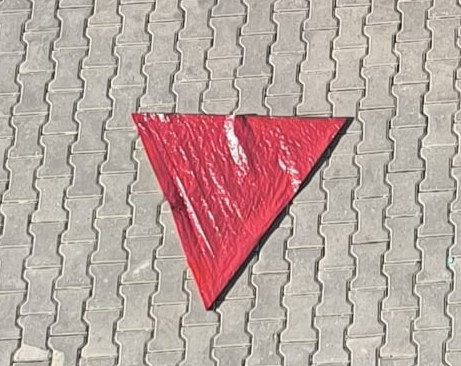
#> input picture Test/test_images/kirmiziucgen.jpg, 461 x 366 px
$ python -i vision_engine.py   (imports and definitions only)
#> lines starting #> are read from the running program, lines starting #| are printed output that depends on the picture; after the words box and inside, x2 and y2 are one past the last pixel; in counts of white or black regions, pixels touching at a corner belong together
#> further down, picture is the input picture: shape (366, 461, 3); mean B, G, R 160.3, 165.9, 186.2
### modules/filtering.py
import cv2
import numpy as np
import math


def preprocess_frame(frame, blur_kernel_size=3):
    """
    HSV uzayına çevirmeden önce gürltüyü azaltmak için bulanıklaştırma uyguluyoruz.
    Args:
        frame (np.ndarray): BGR görüntü.
        blur_kernel_size (int): Bulanıklaştırma katsayısı (tek sayı olmalı).

    Returns:
        np.ndarray: bulanıklaştırılmış görüntü.
    """
#> called with blur_kernel_size = 5
    return cv2.GaussianBlur(frame, (blur_kernel_size, blur_kernel_size), 0)
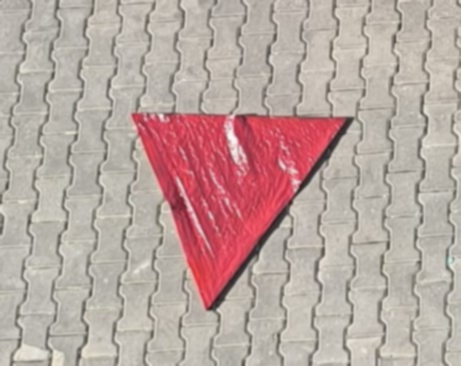
#> returned value: shape (366, 461, 3); mean of channels 0, 1, 2 160.3, 165.9, 186.2; drawn as B, G, R


def get_dynamic_kernel(img_area):
    """
    Görüntünün boyutuna göre kernel belirleme.

    Args:
        img_area (int): Görüntünün piksel alanı (Yükseklik * Genişlik).

    Returns:
        np.ndarray:  morphological işlemler için kernel arrayi.
    """
    kernel_size = max(3, int(math.sqrt(img_area) // 100))
    if kernel_size % 2 == 0:  # kerneli tek sayı yapma
        kernel_size += 1
    return np.ones((kernel_size, kernel_size), np.uint8)


def apply_morphological_filters(mask, kernel, open_iterations=1, erode_iterations=1, dilate_iterations=1, apply_open=True):
    """
    morphologic işlemleri yapar ve mask ı temizler.

    Args:
        mask (np.ndarray): Binary mask .
        kernel (np.ndarray):  morphological işlemler için kernel katsayısı.
        open_iterations (int): morphological açılış için iterasyon sayısı.
        erode_iterations (int): erosion için iterasyon katsayısı.
        dilate_iterations (int):  dilation için iterasyon katsayısı.

    Returns:
        np.ndarray: filtrelenmiş maske.
    """
    if apply_open:
        mask = cv2.morphologyEx(mask, cv2.MORPH_OPEN, kernel, iterations=open_iterations)
    mask = cv2.erode(mask, kernel, iterations=erode_iterations)
    mask = cv2.dilate(mask, kernel, iterations=dilate_iterations)
    return mask


def filter_contour(cnt, area_threshold, min_circularity=0.4):
    """
    Alan ve daireselliğe göre kontur filtreleme.

    Args:
        cnt (np.ndarray): filtrelencek kontur.
        area_threshold (float): Minimum kontur alanı.
        min_circularity (float): Minimum dairesellik eşik alanı.

    Returns:
        bool:  kontur filtreyi geçerse True, Aksi takdirde False.
    """
    area = cv2.contourArea(cnt)
    if area < area_threshold:
        return False

    perimeter = cv2.arcLength(cnt, True)
    if perimeter == 0:
        return False

    circularity = 4 * math.pi * area / (perimeter * perimeter)
    return circularity >= min_circularity

### modules/vision_engine.py
import cv2
import numpy as np
from modules.filtering import preprocess_frame, get_dynamic_kernel, apply_morphological_filters, filter_contour

COLOR_RANGES = {
    "blue": {
        "lower": np.array([90, 50, 50]),
        "upper": np.array([130, 255, 255])
    },
    "red": [
        {"lower": np.array([0, 30, 30]), "upper": np.array([12, 255, 255])},
        {"lower": np.array([170, 30, 30]), "upper": np.array([180, 255, 255])}
    ]
}


# [17 lines left out: function detect_shape, not called in this run]


def process_frame(frame, area_threshold=500, debug=True):
    """
    filtrelemeyle mavi altıgenleri ve kırmızı üçgenleri algılamak için bir çerçeveyi işler.

    Args:
        frame (np.ndarray): BGR resim.
        area_threshold (float): Algılama için minimum kontur alanı.
        debug (bool): True ise görselleştirmelerle açıklamalı çerçeveyi döndürür.


    Returns:
        List: tespit edilenlerin listesi, hepsi  anahatarlı bir szölük yapısında saklanır:
            - center (tuple): (cx, cy) Ağırlık noktasının kordinatı.
            - area (float): Kontur alanı.
            - shape (str): Algılanan şekil ('triangle' or 'hexagon') değilse None.
            - color (str): Algılanan Renk ('blue' or 'red') or None.
            - annotated_frame (np.ndarray): Çizilmiş konturlar, ağırlık merkezi ve etiket içeren çerçeve eğer debug='True' ise
    """
    detections = []
    annotated_frame = frame.copy() if debug else None

    # Preprocess frame
    frame = preprocess_frame(frame, blur_kernel_size=5)


    # HSV dünüşümü
    hsv = cv2.cvtColor(frame, cv2.COLOR_BGR2HSV)
#> hsv: shape (366, 461, 3); mean H, S, V 39.9, 37.4, 186.2

    # Histogram eşitleme (sadece V kanalına)
    h, s, v = cv2.split(hsv)
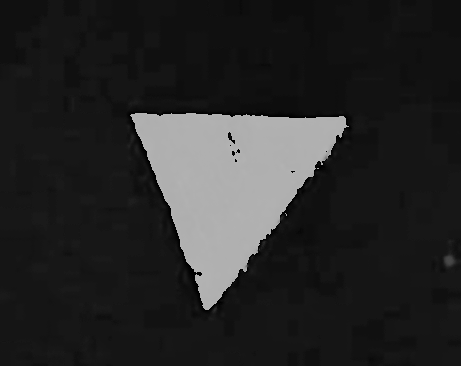
#> h: shape (366, 461); min 0, max 179, mean 39.9
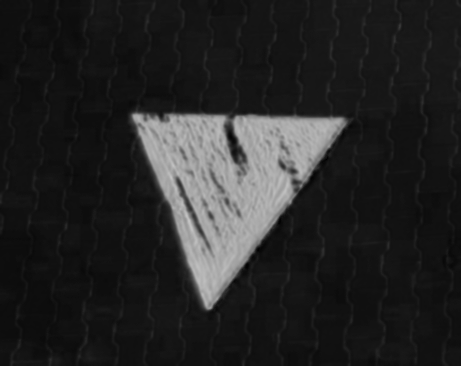
#> s: shape (366, 461); min 0, max 197, mean 37.4
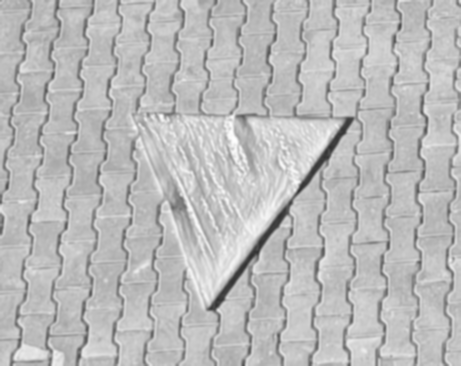
#> v: shape (366, 461); min 49, max 255, mean 186.2
    v_eq = cv2.equalizeHist(v)
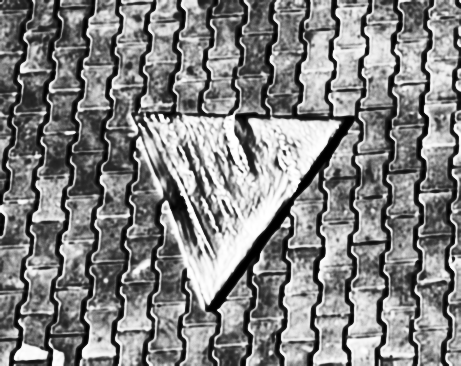
#> v_eq: shape (366, 461); min 0, max 255, mean 130
    hsv = cv2.merge([h, s, v_eq])
#> hsv: shape (366, 461, 3); mean H, S, V 39.9, 37.4, 130


    # Dinamik kernel alma
    img_area = frame.shape[0] * frame.shape[1]
    kernel = get_dynamic_kernel(img_area,)

    # Mavi ve kırmızı rengi işleme
    for color_name in COLOR_RANGES:
        # Kırmızı için geniş tanımlama
        ranges = COLOR_RANGES[color_name] if isinstance(COLOR_RANGES[color_name], list) else [COLOR_RANGES[color_name]]
        for color_range in ranges:
            mask = cv2.inRange(hsv, color_range["lower"], color_range["upper"])

            # morphological filtresi uygula
            mask = apply_morphological_filters(mask, kernel, open_iterations=1, erode_iterations=1, dilate_iterations=1)

            # konturları bul
            contours, _ = cv2.findContours(mask, cv2.RETR_EXTERNAL, cv2.CHAIN_APPROX_SIMPLE)

            if not contours:
                continue

            for cnt in contours:
                # alana ve daireselliğe göre Konturları filtrele
                if not filter_contour(cnt, area_threshold, min_circularity=0.5):
                    continue

                # Yaklaşık konturlar
                epsilon = 0.02 * cv2.arcLength(cnt, True)
                approx = cv2.approxPolyDP(cnt, epsilon, True)

                # Şekil doğrulaması
                shape = detect_shape(approx)
                if shape and ((color_name == "blue" and shape == "hexagon") or
                              (color_name == "red" and shape == "triangle")):
                    # Ağırlık merkezi hesaplama
                    M = cv2.moments(cnt)
                    if M["m00"] == 0:
                        continue

                    cx = int(M["m10"] / M["m00"])
                    cy = int(M["m01"] / M["m00"])

                    # resultu güncelleme
                    detection = {
                        "center": (cx, cy),
                        "area": cv2.contourArea(cnt),
                        "shape": shape,
                        "color": color_name
                    }
                    detections.append(detection)

                    # çerçeveyi oluşturma
                    if debug:
                        cv2.drawContours(annotated_frame, [cnt], -1, (0, 255, 0), 2)
                        cv2.circle(annotated_frame, (cx, cy), 5, (0, 0, 255), -1)
                        label = f"{color_name} {shape}"
                        cv2.putText(annotated_frame, label, (cx - 50, cy - 10),
                                    cv2.FONT_HERSHEY_SIMPLEX, 0.6, (255, 0, 0), 2)
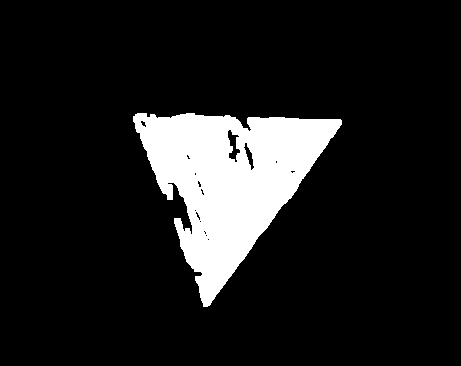
#> mask: shape (366, 461); 11.7% white; 1 white region, box (x1, y1, x2, y2) and area: (133, 113, 342, 307) 19825
#> after the loop, detections = []

    return {"detections": detections, "annotated_frame": annotated_frame}

>>> import cv2
>>> picture = cv2.imread('../Test/test_images/kirmiziucgen.jpg')
>>> result = process_frame(picture)
#> result = 2 items

$ run again, on Test/test_images/test_image_1.jpg
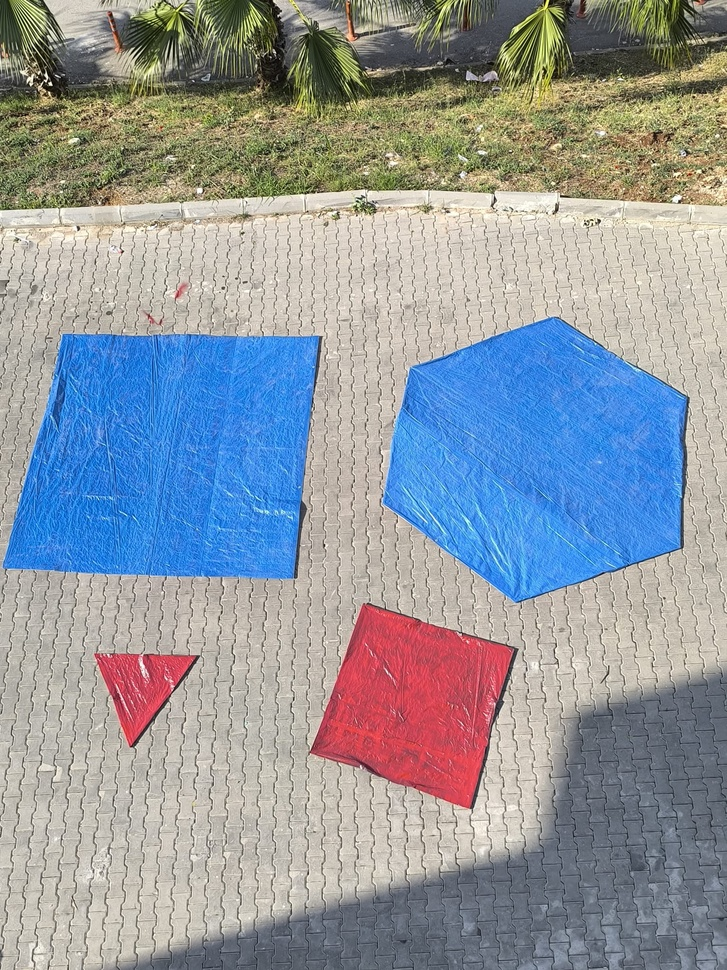
#> input picture Test/test_images/test_image_1.jpg, 727 x 970 px, shrunk from 1530 x 2040 before the run
#> picture is the input picture: shape (970, 727, 3); mean B, G, R 158.3, 151.8, 145.4
#> after the loop in process_frame, `for color_name in COLOR_RANGES:`:
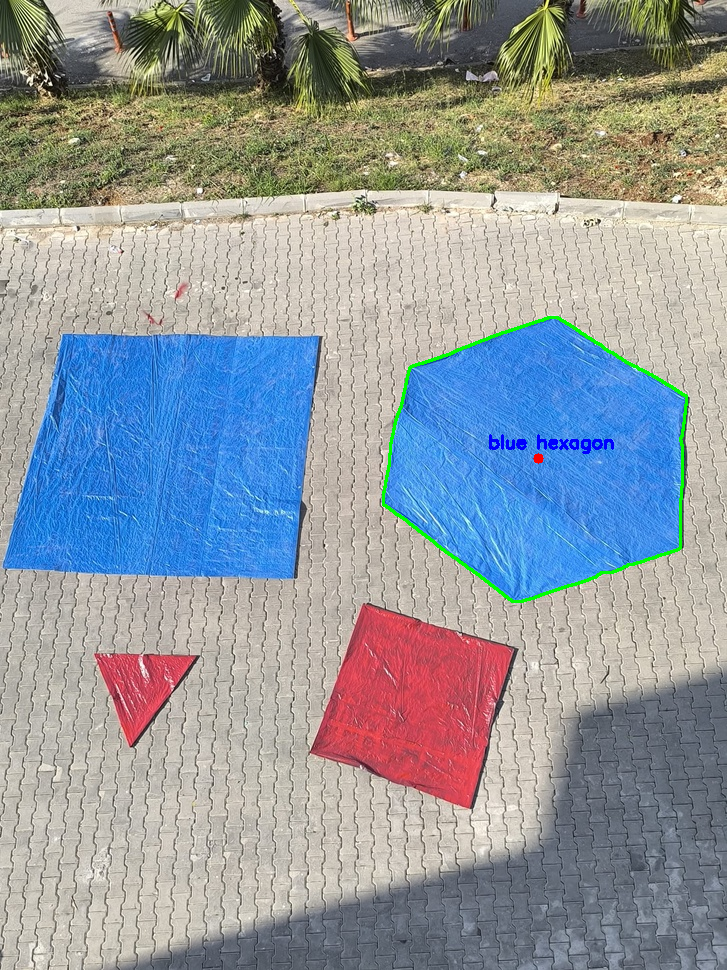
#> annotated_frame: shape (970, 727, 3); 0.59% of pixels changed, all inside (x1, y1, x2, y2) = (382, 316, 688, 603)
#> after the loop in process_frame, `for color_name in COLOR_RANGES:`:
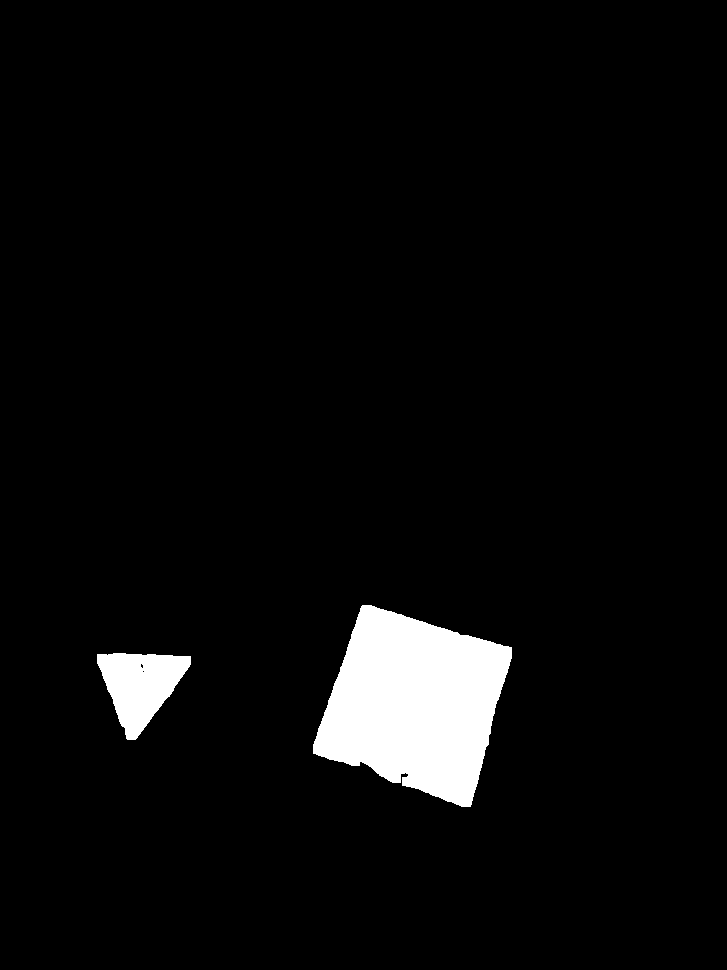
#> mask: shape (970, 727); 4.4% white; 2 white regions, box (x1, y1, x2, y2) and area: (313, 605, 512, 807) 26171, (97, 653, 191, 740) 4788
#> after the loop in process_frame, `for color_name in COLOR_RANGES:`: detections = 1 item
#> result = 2 items

$ run again, on Test/test_images/test_image_2.jpg
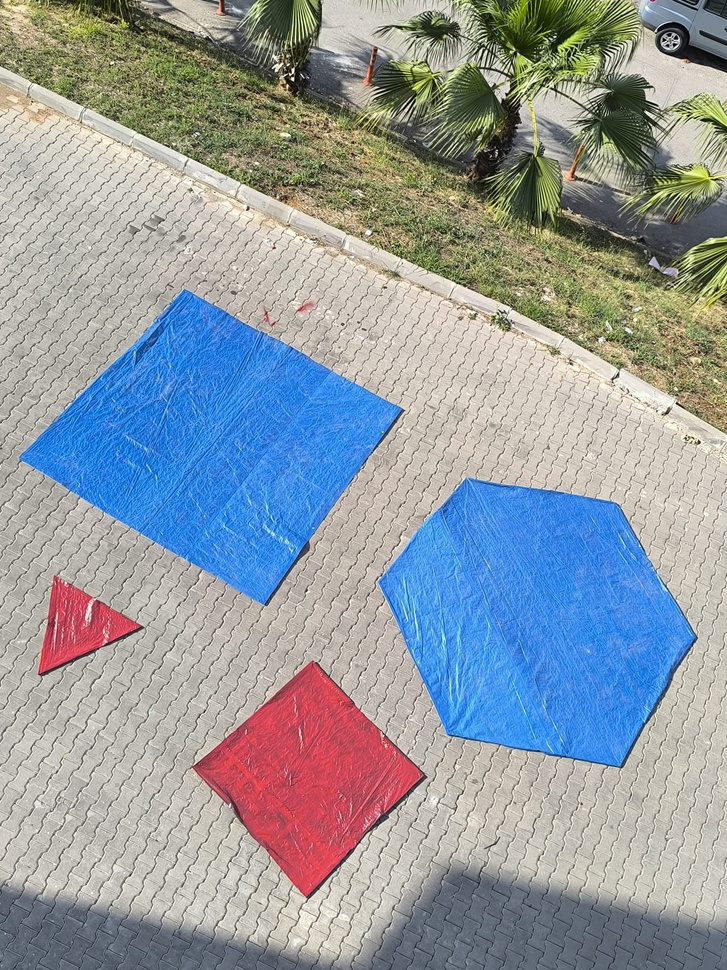
#> input picture Test/test_images/test_image_2.jpg, 727 x 970 px, shrunk from 1530 x 2040 before the run
#> picture is the input picture: shape (970, 727, 3); mean B, G, R 159.6, 154.1, 147
#> after the loop in process_frame, `for color_name in COLOR_RANGES:`:
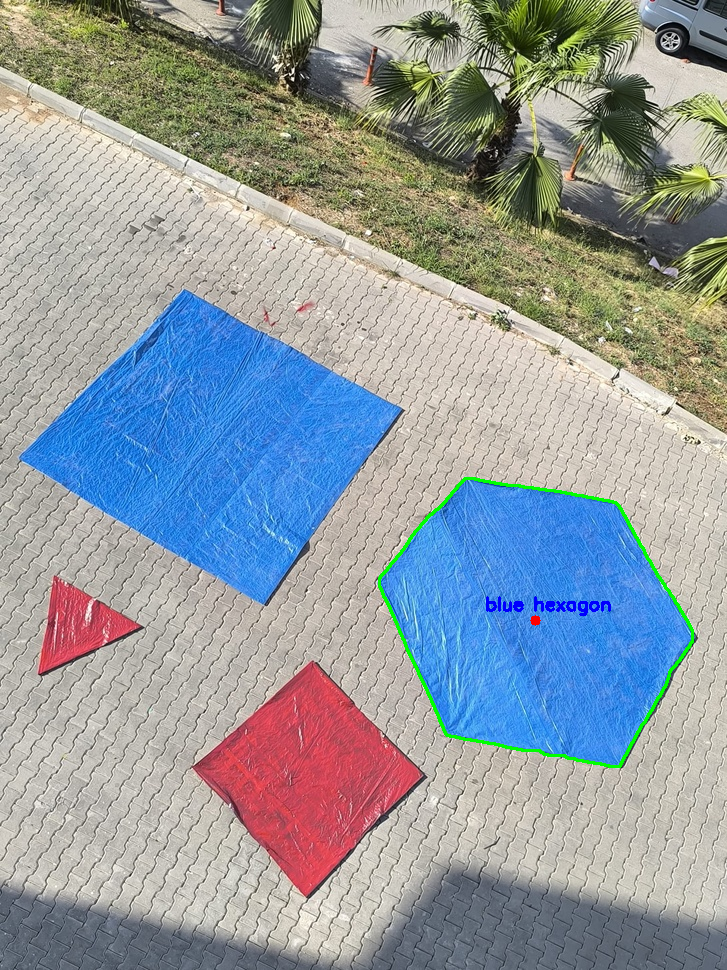
#> annotated_frame: shape (970, 727, 3); 0.6% of pixels changed, all inside (x1, y1, x2, y2) = (378, 477, 694, 768)
#> after the loop in process_frame, `for color_name in COLOR_RANGES:`:
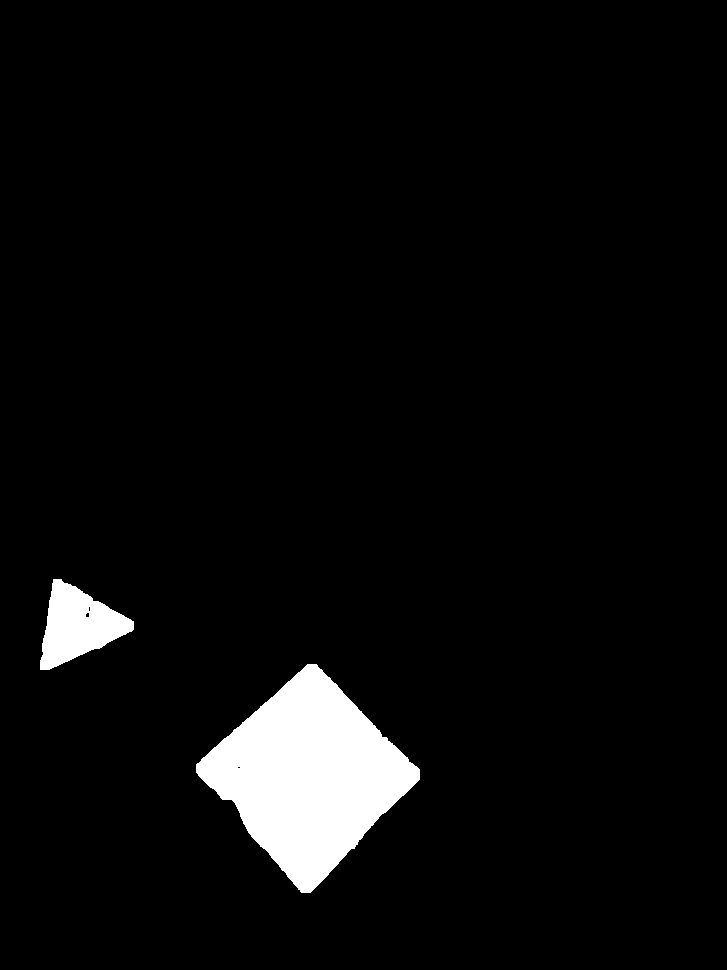
#> mask: shape (970, 727); 4.5% white; 2 white regions, box (x1, y1, x2, y2) and area: (196, 664, 420, 893) 27089, (40, 579, 134, 670) 4752
#> after the loop in process_frame, `for color_name in COLOR_RANGES:`: detections = 1 item
#> result = 2 items
